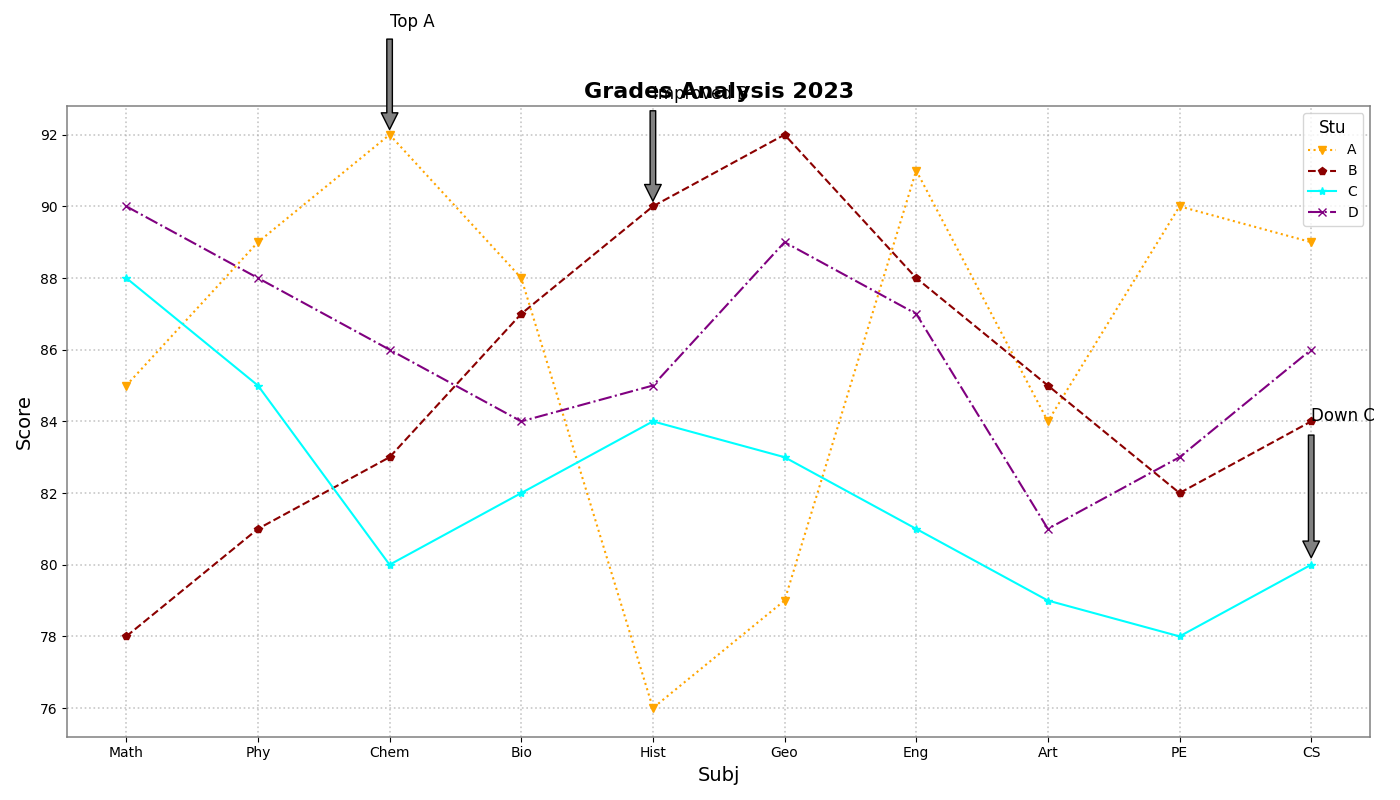

Reproduce this figure in Python.
import matplotlib.pyplot as plt
import numpy as np

subjects = ['Math', 'Phy', 'Chem', 'Bio', 'Hist', 'Geo', 'Eng', 'Art', 'PE', 'CS']
student_A_grades = [85, 89, 92, 88, 76, 79, 91, 84, 90, 89]
student_B_grades = [78, 81, 83, 87, 90, 92, 88, 85, 82, 84]
student_C_grades = [88, 85, 80, 82, 84, 83, 81, 79, 78, 80]
student_D_grades = [90, 88, 86, 84, 85, 89, 87, 81, 83, 86]

fig, ax = plt.subplots(figsize=(14, 8))

ax.plot(subjects, student_A_grades, marker='v', linestyle=':', color='orange', label='A')
ax.plot(subjects, student_B_grades, marker='p', linestyle='--', color='darkred', label='B')
ax.plot(subjects, student_C_grades, marker='*', linestyle='-', color='cyan', label='C')
ax.plot(subjects, student_D_grades, marker='x', linestyle='-.', color='purple', label='D')

ax.set_title('Grades Analysis 2023', fontsize=16, fontweight='bold')
ax.set_xlabel('Subj', fontsize=14)
ax.set_ylabel('Score', fontsize=14)

ax.legend(title='Stu', fontsize=10, title_fontsize=12, loc='upper right')

ax.grid(True, linestyle=':', linewidth=1.2, alpha=0.7)

for spine in ax.spines.values():
    spine.set_edgecolor('grey')
    spine.set_linewidth(1.1)

ax.annotate('Top A', xy=('Chem', 92), xytext=('Chem', 95), arrowprops=dict(facecolor='grey', shrink=0.05), fontsize=12)
ax.annotate('Improved B', xy=('Hist', 90), xytext=('Hist', 93), arrowprops=dict(facecolor='grey', shrink=0.05), fontsize=12)
ax.annotate('Down C', xy=('CS', 80), xytext=('CS', 84), arrowprops=dict(facecolor='grey', shrink=0.05), fontsize=12)

plt.tight_layout()
plt.show()
